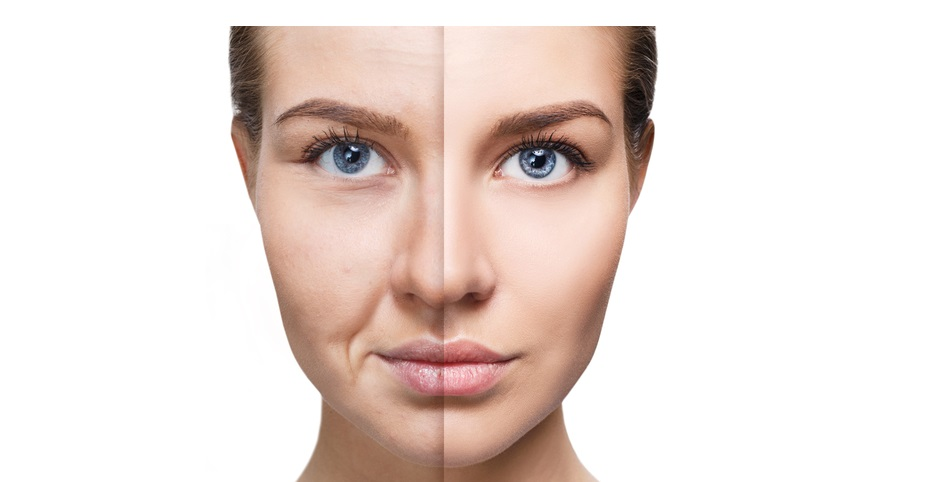
#> input picture OpenCV/images/imagem5.jpg, 939 x 482 px, found by its file name
$ python Reconhecimento_de_olhos_e_rostos_1.py
#> lines starting #> are read from the running program, lines starting #| are printed output that depends on the picture; after the words box and inside, x2 and y2 are one past the last pixel; in counts of white or black regions, pixels touching at a corner belong together
import cv2

carregaFace = cv2.CascadeClassifier('haarcascades/haarcascade_frontalface_default.xml')
carregaOlho = cv2.CascadeClassifier('haarcascades/haarcascade_eye.xml')

imagem = cv2.imread('images/imagem5.jpg')
#> imagem is the input picture: shape (482, 939, 3); mean B, G, R 216.4, 221.8, 235
imagemCinza = cv2.cvtColor(imagem, cv2.COLOR_BGR2GRAY)
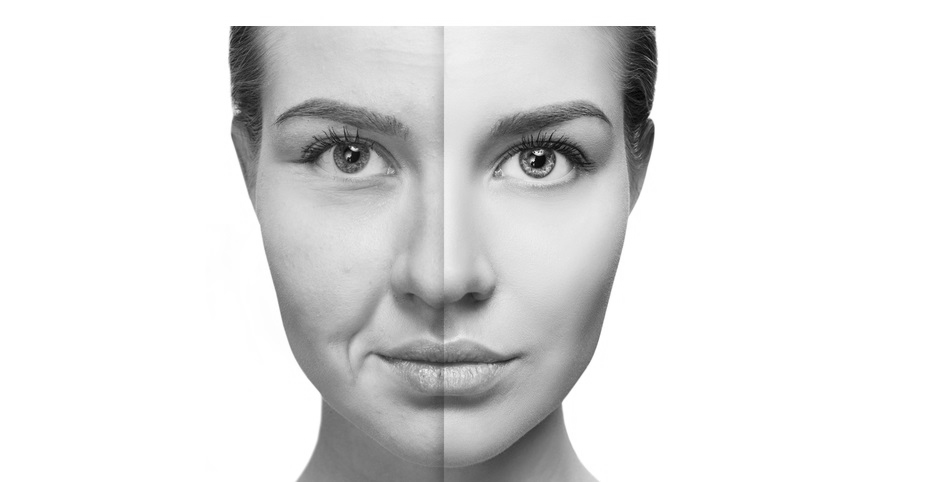
#> imagemCinza: shape (482, 939); min 2, max 255, mean 225.1
faces = carregaFace.detectMultiScale(imagemCinza)
#> faces = [[233, 9, 425, 425]]

print(faces)
#| [[233   9 425 425]]

for (x, y, w, l) in faces:
    leitura = cv2.rectangle(imagem, (x, y), (x + w, y + l), (0, 255, 0), 2)
    localOlho = leitura[y:y + l, x:x + w]
    localOlhoCinza = cv2.cvtColor(localOlho, cv2.COLOR_BGR2GRAY)
    detectado = carregaOlho.detectMultiScale(localOlhoCinza, scaleFactor=1.3, minNeighbors=9)

    for(ox, oy, ow, ol) in detectado:
        cv2.rectangle(localOlho, (ox, oy), (ox + ow, oy + ol), (255 , 0, 255), 2)
#> this loop made 1 pass
#> (x, y, w, l, detectado) on pass 1: (233, 9, 425, 425, [[58, 88, 115, 115], [254, 97, 105, 105]])
#> pass 1, `localOlho = leitura[y:y + l, x:x + w]`:
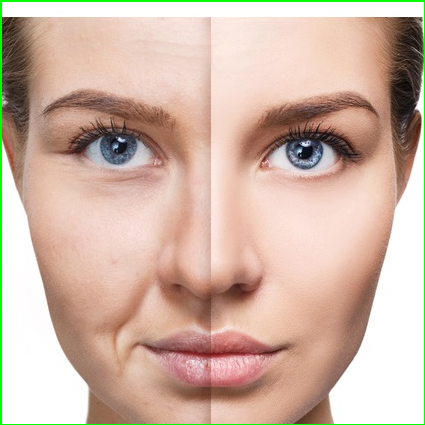
#> localOlho: shape (425, 425, 3); mean B, G, R 166.5, 182, 208.4
#> pass 1, `localOlhoCinza = cv2.cvtColor(localOlho, cv2.COLOR_BGR2GRAY)`:
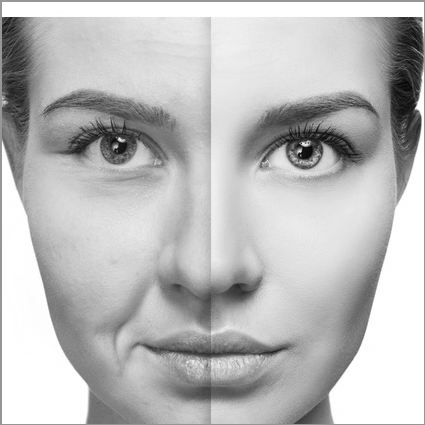
#> localOlhoCinza: shape (425, 425); min 2, max 255, mean 188.1
#> after the loop:
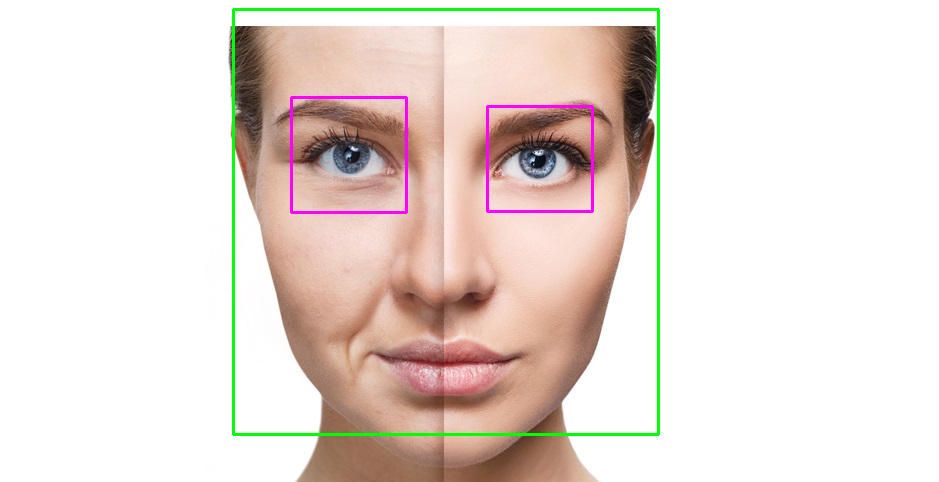
#> imagem: shape (482, 939, 3); 1.71% of pixels changed, all inside (x1, y1, x2, y2) = (232, 8, 660, 436)
#> after the loop:
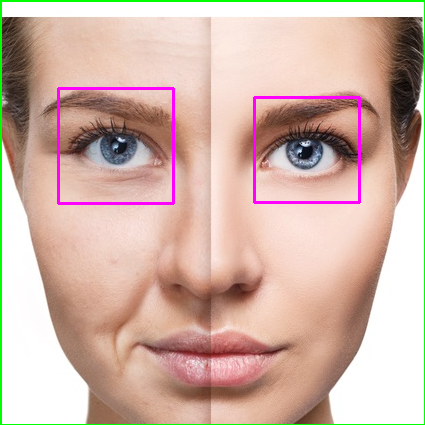
#> localOlho: shape (425, 425, 3); 1.46% of pixels changed, all inside (x1, y1, x2, y2) = (57, 87, 361, 205)

cv2.imshow('Detecta Face e os Olhos', imagem)
cv2.waitKey()

$ run again, with OpenCV/images/imagem1.jpg copied over OpenCV/images/imagem5.jpg
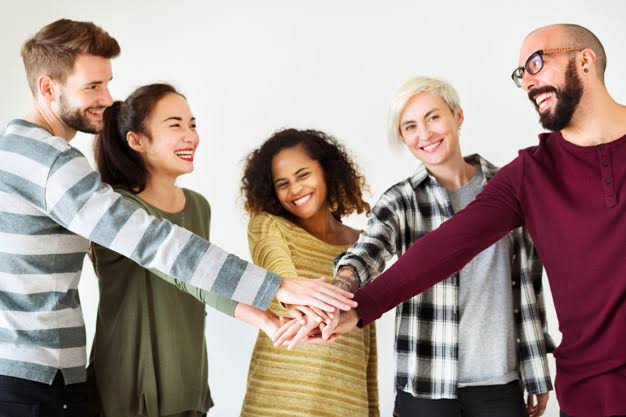
#> input picture OpenCV/images/imagem1.jpg, 626 x 417 px, found by its file name
#> imagem is the input picture: shape (417, 626, 3); mean B, G, R 142.2, 148.5, 166.3
#> `imagemCinza = cv2.cvtColor(imagem, cv2.COLOR_BGR2GRAY)`:
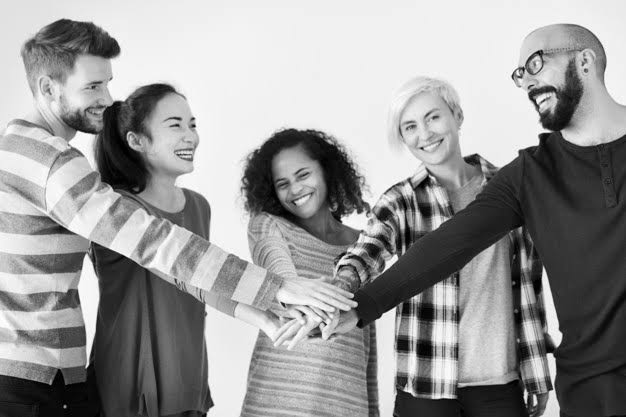
#> imagemCinza: shape (417, 626); min 0, max 255, mean 153.1
#> faces = [[150, 98, 69, 69], [263, 154, 61, 61]]
#| [[150  98  69  69]
#|  [263 154  61  61]]
#> the loop `for (x, y, w, l) in faces:` made 2 passes
#> after the loop `for (x, y, w, l) in faces:`:
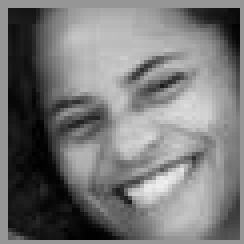
#> localOlhoCinza: shape (61, 61) (shown 4 times larger); min 0, max 239, mean 119.8

$ run again, with OpenCV/images/imagem2.jpg copied over OpenCV/images/imagem5.jpg
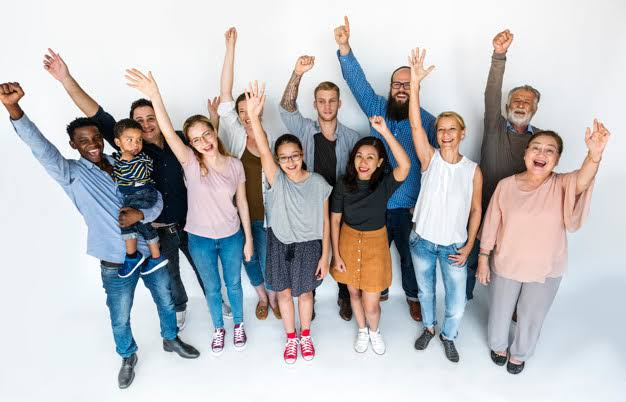
#> input picture OpenCV/images/imagem2.jpg, 626 x 402 px, found by its file name
#> imagem is the input picture: shape (402, 626, 3); mean B, G, R 191.5, 188.9, 190.1
#> faces = [[312, 90, 31, 31], [431, 119, 31, 31], [351, 147, 30, 30], [274, 144, 33, 33], [387, 73, 30, 30], [521, 135, 41, 41], [391, 218, 91, 91]]
#| [[312  90  31  31]
#|  [431 119  31  31]
#|  [351 147  30  30]
#|  [274 144  33  33]
#|  [387  73  30  30]
#|  [521 135  41  41]
#> (further printed lines are left out)
#> the loop `for (x, y, w, l) in faces:` made 7 passes
#> after the loop `for (x, y, w, l) in faces:`:
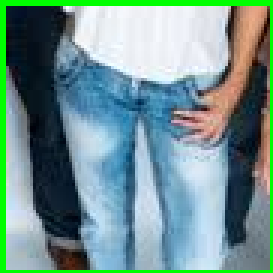
#> localOlho: shape (91, 91, 3) (shown 3 times larger); mean B, G, R 144.2, 147.9, 114
#> after the loop `for (x, y, w, l) in faces:`:
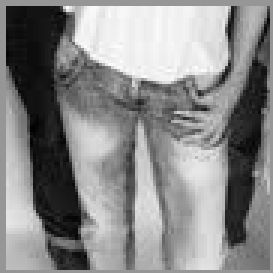
#> localOlhoCinza: shape (91, 91) (shown 3 times larger); min 2, max 254, mean 137.4

$ run again, with OpenCV/images/imagem3.jpg copied over OpenCV/images/imagem5.jpg
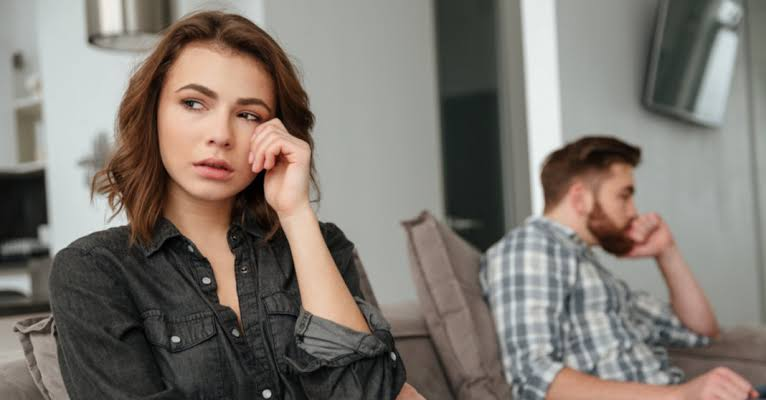
#> input picture OpenCV/images/imagem3.jpg, 766 x 400 px, found by its file name
#> imagem is the input picture: shape (400, 766, 3); mean B, G, R 112.6, 119.7, 126.6
#> faces = [[142, 47, 154, 154]]
#| [[142  47 154 154]]
#> the loop `for (x, y, w, l) in faces:` made 1 pass
#> (x, y, w, l, detectado) on pass 1: (142, 47, 154, 154, [[87, 53, 32, 32], [31, 34, 41, 41]])
#> pass 1, `localOlhoCinza = cv2.cvtColor(localOlho, cv2.COLOR_BGR2GRAY)`:
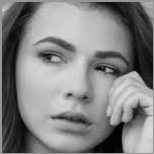
#> localOlhoCinza: shape (154, 154); min 0, max 220, mean 129.8
#> after the loop `for (x, y, w, l) in faces:`:
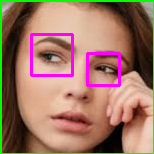
#> localOlho: shape (154, 154, 3); mean B, G, R 99.2, 118.5, 156.2
